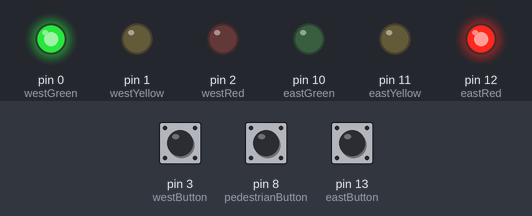
Simulated run of this sketch. Board: Arduino Uno, built with avr-gcc and run on an emulated ATmega328P. Parts: output pins drawn as LEDs (lit = HIGH). Dashed ring = blinking. The test bench sets the inputs (shaded band); at power-on: pin 8 (pedestrianButton) LOW, pin 3 (westButton) LOW, pin 13 (eastButton) LOW.

Above: at 1.2 s.
1.3 s: pin 8 (pedestrianButton) pulled HIGH for 0.15 s
At 2.2 s:
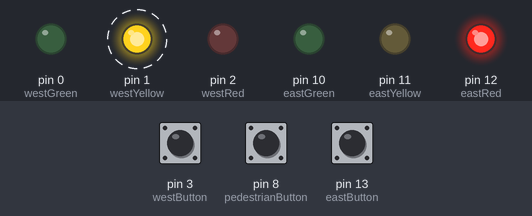
At 7.2 s:
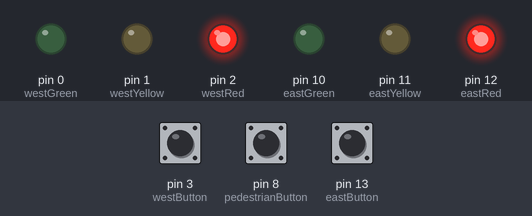
Timing chart, 0 to 14.9 s (numbered marks = the images above; inputs shaded):
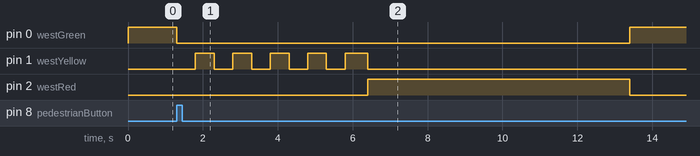

Measured:
- after the input at 1.3 s, pin 0 (westGreen): HIGH → LOW at once, → HIGH 12.1 s later; pin 1 (westYellow): alternates HIGH for 0.50 s and LOW for 0.50 s, 10 changes in all, then stays LOW, starting after 0.50 s; pin 2 (westRed): LOW → HIGH after 5.1 s, → LOW 7.0 s later

The sketch:

Project_5C_c.ino
```cpp
#define westButton 3
#define eastButton 13
#define pedestrianButton 8
#define westRed 2
#define westYellow 1
#define westGreen 0
#define eastRed 12
#define eastYellow 11
#define eastGreen 10
#define pedestrianLight 9  // White pedestrian light
#define yellowBlinkTime 500

boolean trafficWest = true;  // west = true, east = false
int flowTime = 10000;
int changeDelay = 2000;
int pedestrianTime = 7000;

void setup() {
  pinMode(westButton, INPUT);
  pinMode(eastButton, INPUT);
  pinMode(westRed, OUTPUT);
  pinMode(westYellow, OUTPUT);
  pinMode(westGreen, OUTPUT);
  pinMode(eastRed, OUTPUT);
  pinMode(eastYellow, OUTPUT);
  pinMode(eastGreen, OUTPUT);
  pinMode(pedestrianButton, INPUT);

  digitalWrite(westRed, LOW);
  digitalWrite(westYellow, LOW);
  digitalWrite(westGreen, HIGH);
  digitalWrite(eastRed, HIGH);
  digitalWrite(eastYellow, LOW);
  digitalWrite(eastGreen, LOW);
  digitalWrite(pedestrianLight, LOW);
}

void loop() {
  while (digitalRead(pedestrianButton) == HIGH) {
    handlePedestrianCrossing();
  }
  switchTrafficWest();
  switchTrafficEast();
}

// Function to blink the yellow light
void blinkYellowLight(int lightPin, int blinkTime) {
  for (int a = 0; a < 5; a++) {
    digitalWrite(lightPin, LOW);
    delay(blinkTime);
    digitalWrite(lightPin, HIGH);
    delay(blinkTime);
  }
}

void switchTrafficWest() {
  if (digitalRead(westButton) == HIGH) {
    if (trafficWest != true) {
      trafficWest = true;
      delay(flowTime);
      digitalWrite(eastGreen, LOW);

      digitalWrite(eastYellow, HIGH);
      delay(changeDelay);
      digitalWrite(eastYellow, LOW);
      digitalWrite(eastRed, HIGH);
      delay(changeDelay);

      // Blink the yellow light for west direction
      blinkYellowLight(westYellow, yellowBlinkTime);

      digitalWrite(westYellow, LOW);
      digitalWrite(westRed, LOW);
      digitalWrite(westGreen, HIGH);
    }
  }
}

void switchTrafficEast() {
  if (digitalRead(eastButton) == HIGH) {
    if (trafficWest == true) {
      trafficWest = false;
      delay(flowTime);
      digitalWrite(westGreen, LOW);
      digitalWrite(westYellow, HIGH);
      delay(changeDelay);
      digitalWrite(westYellow, LOW);
      digitalWrite(westRed, HIGH);
      delay(changeDelay);

      // Blink the yellow light for east direction
      blinkYellowLight(eastYellow, yellowBlinkTime);

      digitalWrite(eastYellow, LOW);
      digitalWrite(eastRed, LOW);
      digitalWrite(eastGreen, HIGH);
    }
  }
}

void handlePedestrianCrossing() {
  // Stop both traffic directions
  digitalWrite(westGreen, LOW);

  digitalWrite(eastGreen, LOW);

  if (trafficWest) {
    blinkYellowLight(westYellow, yellowBlinkTime);
    delay(100);
  } else {
    blinkYellowLight(eastYellow, yellowBlinkTime);
    delay(100);
  }
  digitalWrite(westYellow, LOW);
  digitalWrite(westRed, HIGH);

  digitalWrite(eastYellow, LOW);
  digitalWrite(eastRed, HIGH);

  // Turn on pedestrian light
  digitalWrite(pedestrianLight, HIGH);
  delay(pedestrianTime);
  digitalWrite(pedestrianLight, LOW);

  if (trafficWest) {
    digitalWrite(westRed, LOW);
    digitalWrite(westGreen, HIGH);
  } else {
    digitalWrite(eastRed, LOW);
    digitalWrite(eastGreen, HIGH);
  }
}
```
